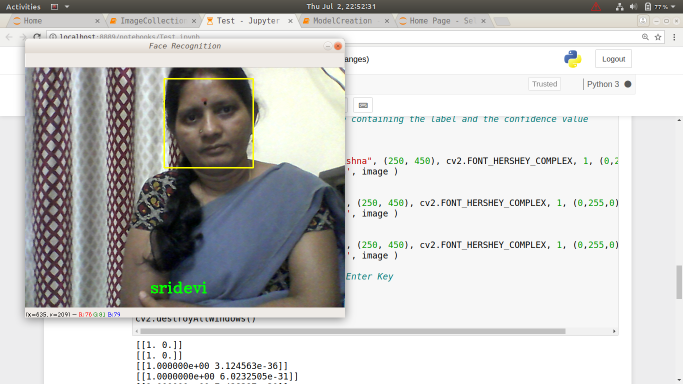
#> input picture sridevi.png, 1366 x 768 px, given in place of the camera (shown at 1/2 size)
$ jupyter execute ImageCollection.ipynb
#> lines starting #> are read from the running program, lines starting #| are printed output that depends on the picture; after the words box and inside, x2 and y2 are one past the last pixel; in counts of white or black regions, pixels touching at a corner belong together
[cell 1]
import cv2
import numpy as np

# Load HAAR face classifier
face_classifier = cv2.CascadeClassifier('haarcascade_frontalface_default.xml')

# Load functions
def face_extractor(img):
    # Function detects faces and returns the cropped face
    # If no face detected, it returns the input image

    gray = cv2.cvtColor(img,cv2.COLOR_BGR2GRAY)
    faces = face_classifier.detectMultiScale(gray, 1.3, 5)

    if faces is ():
        return None

    # Crop all faces found
    for (x,y,w,h) in faces:
        cropped_face = img[y:y+h, x:x+w]

    return cropped_face

# Initialize Webcam
cap = cv2.VideoCapture(0)
count = 0

# Collect 6000 samples of your face from webcam input
while True:


    ret, frame = cap.read()
#> frame is the input picture: shape (768, 1366, 3); mean B, G, R 197, 198.4, 198.7
    if face_extractor(frame) is not None:
#> in face_extractor, `gray = cv2.cvtColor(img,cv2.COLOR_BGR2GRAY)`:
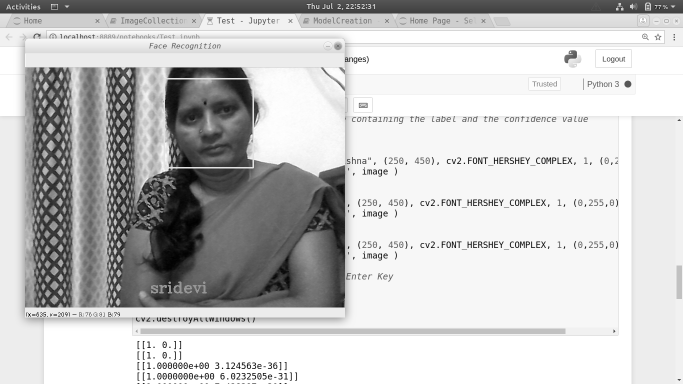
#> gray: shape (768, 1366) (shown at 1/2 size); min 0, max 255, mean 198.3
#> in face_extractor, `faces = face_classifier.detectMultiScale(gray, 1.3, 5)`: faces = [[331, 157, 176, 176]]
#> the loop in face_extractor, `for (x,y,w,h) in faces:` made 1 pass
#> pass 1, in face_extractor, `cropped_face = img[y:y+h, x:x+w]`:
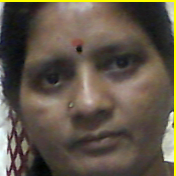
#> cropped_face: shape (176, 176, 3); mean B, G, R 72.6, 86.5, 97.2
        count += 1
#> count = 1
        face = cv2.resize(face_extractor(frame), (224, 224))
#> the loop in face_extractor (call 2), `for (x,y,w,h) in faces:` made 1 pass
        face = cv2.cvtColor(face, cv2.COLOR_BGR2GRAY)
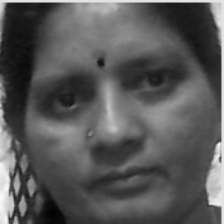
#> face: shape (224, 224); min 2, max 249, mean 88

        # Save file in specified directory with unique name
        file_name_path = 'home\\student\\Desktop\\task_4\\Face_Recognition\\train\\sathvika\\pic' + str(count) + '.jpg'
        cv2.imwrite(file_name_path, face)

        # Put count on images and display live count
        cv2.putText(face, str(count), (50, 50), cv2.FONT_HERSHEY_COMPLEX, 1, (0,255,0), 2)
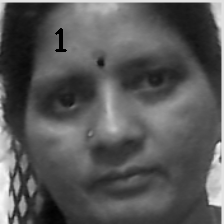
#> face: shape (224, 224); 0.25% of pixels changed, all inside (x1, y1, x2, y2) = (55, 28, 67, 52)
        cv2.imshow('Face Cropper', face)

    else:
        print("Face not found")
        pass

    if cv2.waitKey(1) == 13 or count == 150: #13 is the Enter Key
#> (key Esc is pressed here)
        break

cap.release()
cv2.destroyAllWindows()
print("Collecting Samples Complete")

$ run again, on task_4.png
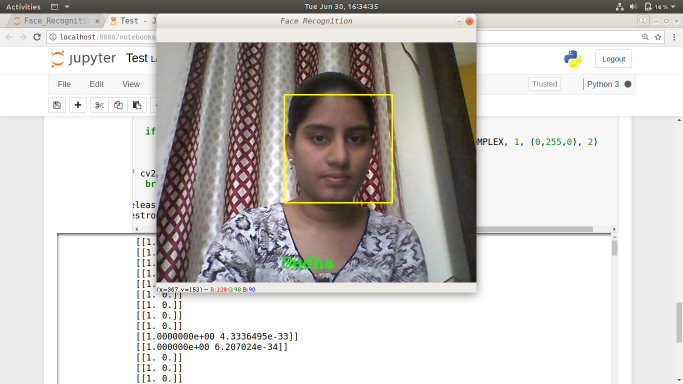
#> input picture task_4.png, 1366 x 768 px, given in place of the camera (shown at 1/2 size)
#> frame is the input picture: shape (768, 1366, 3); mean B, G, R 198, 200.2, 203.4
#> faces = [[571, 192, 212, 212]]
#> the loop in face_extractor, `for (x,y,w,h) in faces:` made 1 pass
#> pass 1, in face_extractor, `cropped_face = img[y:y+h, x:x+w]`:
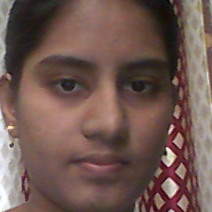
#> cropped_face: shape (212, 212, 3); mean B, G, R 81.4, 88.2, 112.8
#> count = 1
#> the loop in face_extractor (call 2), `for (x,y,w,h) in faces:` made 1 pass
#> `cv2.putText(face, str(count), (50, 50), cv2.FONT_HERSHEY_COMPLEX, 1, (..`:
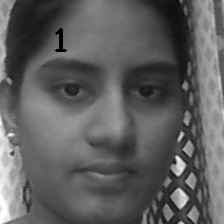
#> face: shape (224, 224); min 0, max 255, mean 94.4
